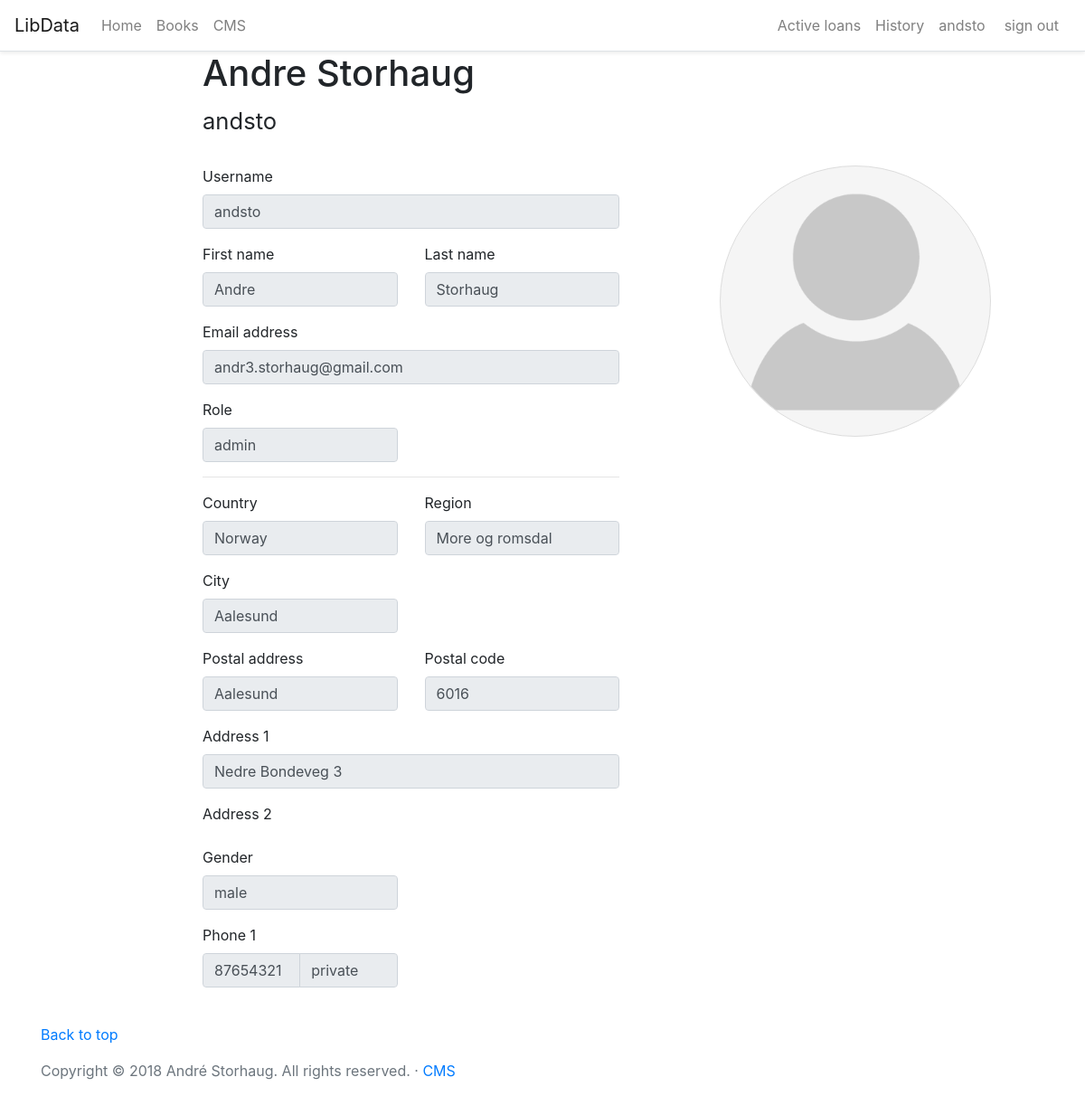
The app's page /profile.php (signed in) with its own data.
### tables this page shows
CREATE TABLE IF NOT EXISTS `user` (
  `user_id`       INT          NOT NULL AUTO_INCREMENT,
  `user_name`     VARCHAR(255) NOT NULL,
  `password`      VARCHAR(255) NOT NULL,
  `first_name`    VARCHAR(255) NOT NULL,
  `last_name`     VARCHAR(255) NOT NULL,
  `email`         VARCHAR(255) NOT NULL,
  `address_id`    INT          NULL,
  `gender_id`     INT          NULL,
  `create_time`   DATETIME     NOT NULL DEFAULT CURRENT_TIMESTAMP,
  `time_modified` DATETIME     NOT NULL DEFAULT CURRENT_TIMESTAMP
  ON UPDATE CURRENT_TIMESTAMP,
  PRIMARY KEY (`user_id`),
  INDEX `fk_Publisher_Address1_idx` (`address_id` ASC),
  INDEX `fk_user_gender1_idx` (`gender_id` ASC),
  FULLTEXT `ft_user_idx` (`user_name`, `first_name`, `last_name`, `email`),
  CONSTRAINT `fk_Publisher_Address1`
  FOREIGN KEY (`address_id`)
  REFERENCES `address` (`address_id`),
  CONSTRAINT `fk_user_gender1`
  FOREIGN KEY (`gender_id`)
  REFERENCES `gender` (`gender_id`)
);

CREATE TABLE IF NOT EXISTS `role` (
  `role_id` INT          NOT NULL AUTO_INCREMENT,
  `role`    VARCHAR(255) NOT NULL,
  PRIMARY KEY (`role_id`)
);

CREATE TABLE IF NOT EXISTS `city` (
  `city_id`   INT          NOT NULL AUTO_INCREMENT,
  `city`      VARCHAR(255) NOT NULL,
  `region_id` INT          NOT NULL,
  PRIMARY KEY (`city_id`),
  INDEX `fk_city_region1_idx` (`region_id` ASC),
  CONSTRAINT `fk_city_region1`
  FOREIGN KEY (`region_id`)
  REFERENCES `region` (`region_id`)
);

CREATE TABLE IF NOT EXISTS `country` (
  `country_id` INT          NOT NULL AUTO_INCREMENT,
  `country`    VARCHAR(255) NOT NULL,
  PRIMARY KEY (`country_id`)
);

CREATE TABLE IF NOT EXISTS `region` (
  `region_id`  INT          NOT NULL AUTO_INCREMENT,
  `region`     VARCHAR(255) NOT NULL,
  `country_id` INT          NOT NULL,
  PRIMARY KEY (`region_id`),
  INDEX `fk_region_country1_idx` (`country_id` ASC),
  CONSTRAINT `fk_region_country1`
  FOREIGN KEY (`country_id`)
  REFERENCES `country` (`country_id`)
);

CREATE TABLE IF NOT EXISTS `postal_code` (
  `postal_code_id`    INT NOT NULL AUTO_INCREMENT,
  `postal_code`       INT NOT NULL,
  `postal_address_id` INT NULL,
  PRIMARY KEY (`postal_code_id`),
  INDEX `fk_postal_code_city1_idx` (`postal_address_id` ASC),
  CONSTRAINT `fk_postal_code_city1`
  FOREIGN KEY (`postal_address_id`)
  REFERENCES `postal_address` (`postal_address_id`)
);

CREATE TABLE IF NOT EXISTS `postal_address` (
  `postal_address_id` INT          NOT NULL AUTO_INCREMENT,
  `postal_address`    VARCHAR(255) NOT NULL,
  PRIMARY KEY (`postal_address_id`)
);

CREATE TABLE IF NOT EXISTS `address` (
  `address_id`     INT          NOT NULL AUTO_INCREMENT,
  `line_1`         VARCHAR(255) NOT NULL,
  `line_2`         VARCHAR(255) NULL,
  `city_id`        INT          NOT NULL,
  `postal_code_id` INT          NULL,
  `time_modified`  DATETIME     NOT NULL DEFAULT CURRENT_TIMESTAMP
  ON UPDATE CURRENT_TIMESTAMP,
  PRIMARY KEY (`address_id`),
  INDEX `fk_address_city1_idx` (`city_id` ASC),
  INDEX `fk_address_postal_code1_idx` (`postal_code_id` ASC),
  CONSTRAINT `fk_address_city1`
  FOREIGN KEY (`city_id`)
  REFERENCES `city` (`city_id`),
  CONSTRAINT `fk_address_postal_code1`
  FOREIGN KEY (`postal_code_id`)
  REFERENCES `postal_code` (`postal_code_id`)
);

CREATE TABLE IF NOT EXISTS `gender` (
  `gender_id` INT          NOT NULL AUTO_INCREMENT,
  `gender`    VARCHAR(255) NOT NULL,
  PRIMARY KEY (`gender_id`)
);

CREATE TABLE IF NOT EXISTS `phone` (
  `user_id`    INT         NOT NULL,
  `phone`      VARCHAR(45) NOT NULL,
  `phone_type` INT         NOT NULL,
  PRIMARY KEY (`user_id`, `phone`),
  INDEX `fk_phone_phone_type1_idx` (`phone_type` ASC),
  CONSTRAINT `fk_phone_user1`
  FOREIGN KEY (`user_id`)
  REFERENCES `user` (`user_id`),
  CONSTRAINT `fk_phone_phone_type1`
  FOREIGN KEY (`phone_type`)
  REFERENCES `phone_type` (`phone_type`)
);

CREATE TABLE IF NOT EXISTS `phone_type` (
  `phone_type`  INT          NOT NULL AUTO_INCREMENT,
  `description` VARCHAR(255) NOT NULL,
  PRIMARY KEY (`phone_type`)
);

### profile.php (the view, shortened to what the rows shown need)
<?php include 'connections/Database.php'; ?>
<?php
$db = new Database;
$user_id = $_SESSION['u_id'];
$first_name = $last_name = $email = $line_1 = $line_2 = $role = $gender = $postal_code = $postal_address = $country = false;
$query = "SELECT user_id, user_name, first_name, last_name, email
              FROM user
              WHERE user_id = '$user_id'";
$users_res = $db->select($query);
if ($users_res !== false) {
    $row = $users_res->fetch_assoc();
    $user_name = $row['user_name'];
    $first_name = $row['first_name'];
    $last_name = $row['last_name'];
    $email = $row['email'];
}
$query = "SELECT a.line_1, a.line_2, @address_id := a.address_id
              FROM address a
              INNER JOIN user u on a.address_id = u.address_id
              WHERE u.user_id = '$user_id'";
$address_res = $db->select($query);
if ($address_res !== false) {
    $row = $address_res->fetch_assoc();
    $line_1 = $row['line_1'];
}
$query = "SELECT r.role
              FROM role r
              INNER JOIN role_assignment ra on r.role_id = ra.role_role_id
              WHERE ra.user_user_id = $user_id";
$role_res = $db->select($query);
if ($role_res !== false) {
    $row = $role_res->fetch_assoc();
    $role = $row['role'];
}
$query = "SELECT g.gender
              FROM gender g
              INNER JOIN user u on g.gender_id = u.gender_id
              WHERE u.user_id = $user_id";
$gender_res = $db->select($query);
if ($gender_res !== false) {
    $row = $gender_res->fetch_assoc();
    $gender = $row['gender'];
}
$query = "SELECT pc.postal_code, pa.postal_address
              FROM postal_code pc
              INNER JOIN postal_address pa on pc.postal_address_id = pa.postal_address_id
              INNER JOIN address a on pc.postal_code_id = a.postal_code_id
              WHERE a.address_id = @address_id";
$postal_res = $db->select($query);
if ($postal_res !== false) {
    $row = $postal_res->fetch_assoc();
    $postal_code = $row['postal_code'];
    $postal_address = $row['postal_address'];
}
$query = "SELECT c.city, r.region, c2.country
            FROM city c
            INNER JOIN region r on c.region_id = r.region_id
            INNER JOIN country c2 on r.country_id = c2.country_id
            INNER JOIN address a on c.city_id = a.city_id
            WHERE a.address_id = @address_id";
$country_res = $db->select($query);
if ($country_res !== false) {
    $row = $country_res->fetch_assoc();
    $country = $row['country'];
    $region = $row['region'];
    $city = $row['city'];
}
$query = "SELECT p.phone, pt.description
              FROM phone p
              INNER JOIN phone_type pt on p.phone_type = pt.phone_type
              WHERE p.user_id = '$user_id'";
$phone_res = $db->select($query);
$phones = [];
if ($phone_res !== false) {
    while ($row = $phone_res->fetch_assoc()) {
        $phones[] = $row;
    }
}
?>
<!DOCTYPE html>
<html lang="en">
<head>
    <link href="libraries/bootstrap-4/css/bootstrap.css" rel="stylesheet">
    <link href="css/common.css" rel="stylesheet">
    <link rel="stylesheet" href="css/common.css">
</head>
<body>
<div class="container-fluid">
    <div class="row">
        <main role="main" class="col-md-9 ml-sm-auto col-lg-10 px-4">
            <?php if ($user_name && $first_name && $last_name) : ?>
                <h1 class="page-header">
                    <?php echo $first_name . " " . $last_name; ?>
                </h1>
                <h1 class="h2">
                    <small><?php echo $user_name; ?></small>
                </h1>
                <br>
            <?php endif; ?>
                <div class="row">
                    <div class="col-lg-6">
                        <div class="form-group">
                            <label for="inputUsername">Username</label>
                            <?php if ($user_name) : ?>
                                <input type="text" id="inputUsername" class="form-control" name="uid"
                                       placeholder="Username"
                                       value="<?php echo $user_name; ?>" readonly>
                            <?php endif; ?>
                        </div>
                        <div class="form-group">
                            <div class="row">
                                <div class="col-xs-6 col-sm-6 col-md-6 nopadding-right">
                                    <label for="inputFirstname">First name</label>
                                    <?php if ($first_name) : ?>
                                        <input type="text" id="inputFirstname" class="form-control" name="first"
                                               placeholder="First name" value="<?php echo $first_name; ?>" readonly>
                                    <?php endif; ?>
                                </div>
                                <div class="col-xs-6 col-sm-6 col-md-6 nopadding-left">
                                    <label for="inputLastname">Last name</label>
                                    <?php if ($last_name) : ?>
                                        <input type="text" id="inputLastname" class="form-control" name="last"
                                               placeholder="Last name" value="<?php echo $last_name; ?>" readonly>
                                    <?php endif; ?>
                                </div>
                            </div>
                        </div>
                        <div class="form-group">
                            <label for="inputEmail">Email address</label>
                            <?php if ($email) : ?>
                                <input type="email" id="inputEmail" class="form-control" name="email"
                                       placeholder="Email address" value="<?php echo $email; ?>" readonly>
                            <?php endif; ?>
                        </div>
                        <div class="form-group">
                            <div class="row">
                                <div class="col-xs-6 col-sm-6 col-md-6 nopadding-right">
                                    <label for="selectRole">Role</label>
                                    <?php if ($role) : ?>
                                        <input type="text" id="selectRole" class="form-control" name="role"
                                               placeholder="Role" value="<?php echo $role; ?>" readonly>
                                    <?php endif; ?>
                                </div>
                            </div>
                        </div>
                        <div class="form-group">
                            <div class="row">
                                <div class="col-xs-6 col-sm-6 col-md-6 nopadding-right">
                                    <label for="inputCountry">Country</label>
                                    <?php if ($country) : ?>
                                        <input type="email" id="inputCountry" class="form-control" name="country"
                                               placeholder="Country" value="<?php echo $country; ?>" readonly>
                                    <?php endif; ?>
                                </div>
                                <div class="col-xs-6 col-sm-6 col-md-6 nopadding-left">
                                    <label for="inputRegion">Region</label>
                                    <?php if ($region) : ?>
                                        <input type="text" id="inputRegion" class="form-control" name="region"
                                               placeholder="Region" value="<?php echo $region; ?>" readonly>
                                    <?php endif; ?>
                                </div>
                            </div>
                        </div>
                        <div class="form-group">
                            <div class="row">
                                <div class="col-xs-6 col-sm-6 col-md-6 nopadding-right">
                                    <label for="inputCountry">City</label>
                                    <?php if ($city) : ?>
                                        <input type="email" id="inputCity" class="form-control" name="city"
                                               placeholder="City" value="<?php echo $city; ?>" readonly>
                                    <?php endif; ?>
                                </div>
                            </div>
                        </div>
                        <div class="form-group">
                            <div class="row">
                                <div class="col-xs-6 col-sm-6 col-md-6 nopadding-right">
                                    <label for="inputPostal">Postal address</label>
                                    <?php if ($postal_address) : ?>
                                        <input type="text" id="inputPostal" class="form-control" name="postalRegion"
                                               placeholder="Postal address" value="<?php echo $postal_address; ?>"
                                               readonly>
                                    <?php endif; ?>
                                </div>
                                <div class="col-xs-6 col-sm-6 col-md-6 nopadding-left">
                                    <label for="inputPostalcode">Postal code</label>
                                    <?php if ($postal_code) : ?>
                                        <input type="text" id="inputPostalcode" class="form-control" name="postalCode"
                                               placeholder="Postal code" value="<?php echo $postal_code; ?>" readonly>
                                    <?php endif; ?>
                                </div>
                            </div>
                        </div>
                        <div class="form-group">
                            <label for="inputAddress1">Address 1</label>
                            <?php if ($line_1) : ?>
                                <input type="text" id="inputAddress1" class="form-control" name="address1"
                                       placeholder="Address 1" value="<?php echo $line_1; ?>" readonly>
                            <?php endif; ?>
                        </div>
                        <div class="form-group">
                            <div class="row">
                                <div class="col-xs-6 col-sm-6 col-md-6 nopadding-right">
                                    <label for="selectGender">Gender</label>
                                    <?php if ($gender) : ?>
                                        <input type="text" id="selectGender" class="form-control" name="gender"
                                               placeholder="Gender" value="<?php echo $gender; ?>" readonly>
                                    <?php endif; ?>
                                </div>
                            </div>
                        </div>
                        <div class="form-group">
                            <div class="row">
                                <?php if ($phones) : ?>
                                    <?php $i = 1 ?>
                                    <?php foreach ($phones as $row) : ?>
                                        <div class="col-xs-6 col-sm-6 col-md-6 nopadding-right">
                                            <label for="inputPhone<?php echo $i; ?>">Phone <?php echo $i; ?></label>
                                            <div class="input-group">
                                                <input type="text" id="inputPhone<?php echo $i; ?>" class="form-control"
                                                       aria-label="..."
                                                       placeholder="Phone" name="phone"
                                                       value="<?php echo $row['phone']; ?>" readonly>
                                                <input type="text" id="selectGender" class="form-control" name="gender"
                                                       placeholder="Gender" value="<?php echo $row['description']; ?>"
                                                       readonly>
                                            </div>
                                        </div>
                                        <?php $i++; ?>
                                    <?php endforeach; ?>
                                <?php endif; ?>
                            </div>
                        </div>
                    </div>
                    <div class="col-lg-6">
                    </div>
                </div>
        </main>
    </div>
</div>
</body>
</html>

### records on screen
user: first_name "Andre", last_name "Storhaug", user_name "andsto", uid "andsto", first "Andre", last "Storhaug", email "andr3.storhaug@gmail.com"
role: role "admin"
city: country "Norway", region "More og romsdal", city "Aalesund"
postal_code: postalRegion "Aalesund", postalCode "6016"
address: address1 "Nedre Bondeveg 3"
gender: gender "male"
phone: phone "87654321", gender "private"

### other values on screen
$username "andsto"
